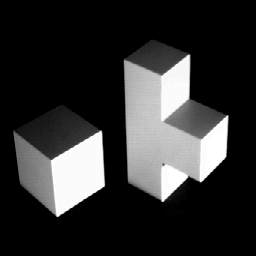
#> input picture Uebungsblatt_05/code/given/Polyeder_256x256.png, 256 x 256 px
$ python sheet05.py
#> lines starting #> are read from the running program, lines starting #| are printed output that depends on the picture; after the words box and inside, x2 and y2 are one past the last pixel; in counts of white or black regions, pixels touching at a corner belong together
import argparse

import cv2
import numpy as np
from os.path import *


def binarization(gray_u8, thresholds):
    if gray_u8 is None:
        return None
    img = gray_u8.astype(np.uint8)
    if isinstance(thresholds, (int, np.integer, np.uint8)):
        thr = int(thresholds)
        out = np.zeros_like(img, dtype=np.uint8)
        out[img > thr] = 255
        return out
    if thresholds is None:
        return img.copy()
    thr_list = list(np.asarray(thresholds).astype(int).ravel())
    thr_list = [min(255, max(0, t)) for t in thr_list]
    bins = np.array(sorted(thr_list)) if len(thr_list) > 0 else np.array([], dtype=int)
    labels = np.digitize(img, bins, right=False).astype(np.uint8)
    return labels


def exercise1(image_folder=".", input: str = None):
#> called with image_folder = 'Uebungsblatt_05/code/given', input = 'Polyeder_256x256.png'
    try:
        image = cv2.imread(join(image_folder, input), cv2.IMREAD_GRAYSCALE)
#> image is the input picture: shape (256, 256); min 0, max 255, mean 47.7

    except FileNotFoundError:
        print("Fehler beim Laden des Bildes. Bitte Pfad und Dateinamen prüfen.")
        return
    if image is None:
        print("Fehler beim Laden des Bildes. Bitte Pfad und Dateinamen prüfen.")
        return
    cv2.namedWindow("Interaktive Binarisierung", cv2.WINDOW_NORMAL)
    cv2.createTrackbar("n_thresholds", "Interaktive Binarisierung", 1, 9, lambda x: None)
    for i in range(1, 10):
        cv2.createTrackbar(f"T{i}", "Interaktive Binarisierung", i * 25 if i < 10 else 0, 255, lambda x: None)
    cv2.createTrackbar("auto_sort", "Interaktive Binarisierung", 1, 1, lambda x: None)
    palette = np.array([
        [0, 0, 0],
        [255, 255, 255],
        [255, 0, 0],
        [0, 255, 0],
        [0, 0, 255],
        [255, 255, 0],
        [255, 0, 255],
        [0, 255, 255],
        [128, 128, 128],
        [255, 128, 0],
    ], dtype=np.uint8)
    while True:
        n = cv2.getTrackbarPos("n_thresholds", "Interaktive Binarisierung")
        n = max(0, min(9, n))
        thrs = []
        for i in range(1, n + 1):
            thrs.append(cv2.getTrackbarPos(f"T{i}", "Interaktive Binarisierung"))
        if cv2.getTrackbarPos("auto_sort", "Interaktive Binarisierung") == 1 and len(thrs) > 0:
            thrs = sorted(thrs)
        if n <= 1 and len(thrs) >= 1:
            labels_or_binary = binarization(image, thresholds=int(thrs[0]))
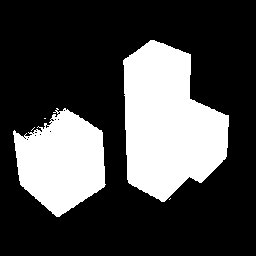
#> labels_or_binary: shape (256, 256); 28.5% white; 5 white regions (3 under 20 px), largest, box (x1, y1, x2, y2) and area: (123, 40, 229, 202) 11798, (13, 108, 106, 217) 6840
            if labels_or_binary is None:
                break
            vis = cv2.cvtColor(labels_or_binary, cv2.COLOR_GRAY2BGR)
        else:
            labels = binarization(image, thresholds=thrs if len(thrs) > 0 else [])
            if labels is None:
                break
            k = int(labels.max()) if labels.size > 0 else 0
            k = min(k, 9)
            colors = palette[: k + 1]
            vis = colors[labels]
        cv2.imshow("Interaktive Binarisierung", vis)
        key = cv2.waitKey(30) & 0xFF
#> (key q is pressed here)
        if key in (27, ord('q')):
            break
        if key in (ord('s'),):
            cv2.imwrite("Ex. 1) Interaktive Binarisierung.png", vis)
    cv2.destroyAllWindows()


def connected_component_labeling(source: np.ndarray, neighborhood: int = 8):
    if source is None:
        return None
    img = source
    if img.ndim == 3:
        img = cv2.cvtColor(img, cv2.COLOR_BGR2GRAY)
    h, w = img.shape
    labels = np.zeros((h, w), dtype=np.int32)
    parent = [0]
    def uf_find(x):
        while parent[x] != x:
            parent[x] = parent[parent[x]]
            x = parent[x]
        return x
    def uf_union(a, b):
        ra, rb = uf_find(a), uf_find(b)
        if ra != rb:
            if ra < rb:
                parent[rb] = ra
            else:
                parent[ra] = rb
    next_label = 1
    if neighborhood == 8:
        neigh = [(-1, -1), (-1, 0), (-1, 1), (0, -1)]
    else:
        neigh = [(-1, 0), (0, -1)]
    for y in range(h):
        for x in range(w):
            if img[y, x] == 0:
                neighbor_labels = []
                for dy, dx in neigh:
                    yy, xx = y + dy, x + dx
                    if 0 <= yy < h and 0 <= xx < w:
                        lab = labels[yy, xx]
                        if lab != 0:
                            neighbor_labels.append(lab)
                if neighbor_labels:
                    m = int(min(neighbor_labels))
                    labels[y, x] = m
                    for lab in neighbor_labels:
                        while len(parent) <= max(m, lab):
                            parent.append(len(parent))
                        if parent[m] == 0:
                            parent[m] = m
                        if parent[lab] == 0:
                            parent[lab] = lab
                        uf_union(m, lab)
                else:
                    labels[y, x] = next_label
                    while len(parent) <= next_label:
                        parent.append(len(parent))
                    parent[next_label] = next_label
                    next_label += 1
    flat = {}
    cur = 1
    for y in range(h):
        for x in range(w):
            lab = labels[y, x]
            if lab != 0:
                root = uf_find(lab)
                if root not in flat:
                    flat[root] = cur
                    cur += 1
                labels[y, x] = flat[root]
    num_labels = cur - 1
    if num_labels <= 0:
        color = np.full((h, w, 3), 255, dtype=np.uint8)
        return color
    hsv = np.zeros((num_labels + 1, 1, 3), dtype=np.uint8)
    for k in range(1, num_labels + 1):
        hsv[k, 0, 0] = np.uint8((k * 179) // max(1, num_labels))
        hsv[k, 0, 1] = 255
        hsv[k, 0, 2] = 200
    rgb = cv2.cvtColor(hsv, cv2.COLOR_HSV2BGR)
    out = np.full((h, w, 3), 255, dtype=np.uint8)
    mask_fg = labels > 0
    out[mask_fg] = rgb[labels[mask_fg], 0]
    return out


def exercise3(image_folder=".", threshold: np.uint8=120):
#> called with image_folder = 'Uebungsblatt_05/code/given', threshold = 120
    try:
        image = cv2.imread(join(image_folder, "Testbild_Werkzeuge_768x576.png"), cv2.IMREAD_GRAYSCALE)
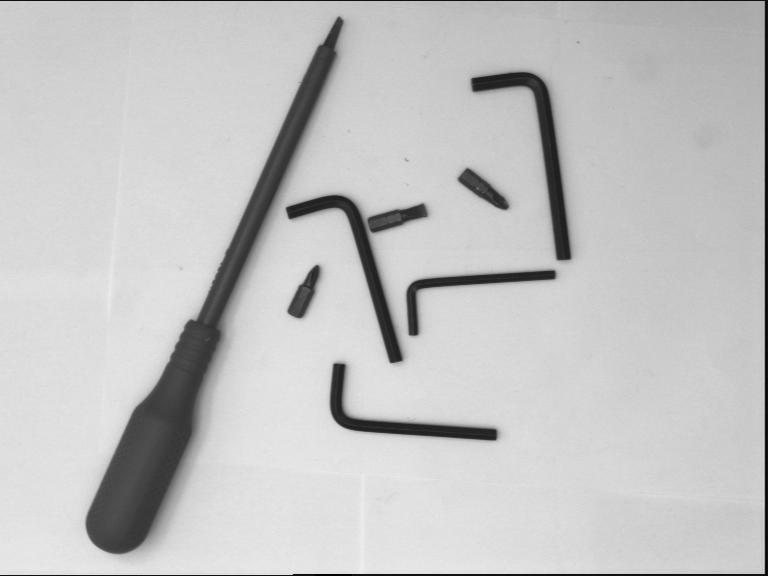
#> input picture Uebungsblatt_05/code/given/Testbild_Werkzeuge_768x576.png, 768 x 576 px
#> image is the input picture: shape (576, 768); min 1, max 239, mean 194.7
    except FileNotFoundError:
        print("Fehler beim Laden des Bildes. Bitte Pfad und Dateinamen prüfen.")
        return

    binarized_image = binarization(image, thresholds=threshold)
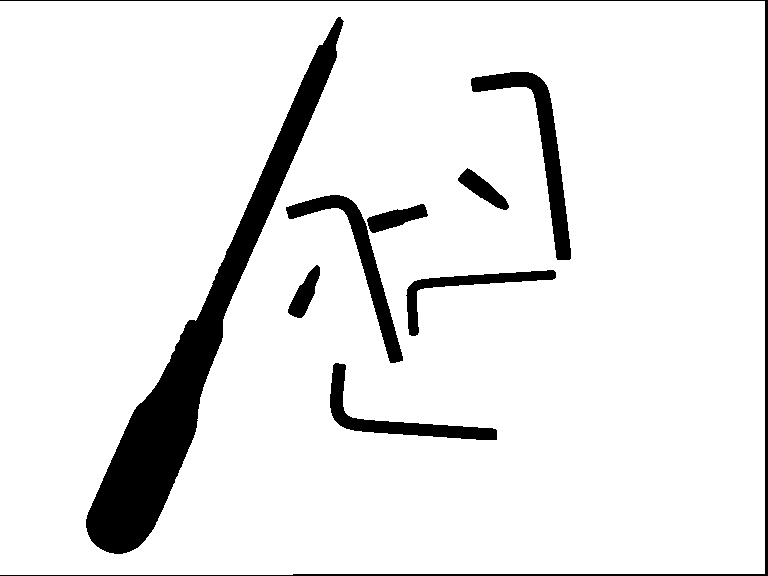
#> binarized_image: shape (576, 768); 91.3% white; 9 black regions, largest, box (x1, y1, x2, y2) and area: (86, 17, 344, 554) 21061, (471, 72, 571, 260) 3739, (0, 0, 768, 576) 3730
    labeled_image = connected_component_labeling(binarized_image)
#> after the loop in connected_component_labeling, `for y in range(h):`:
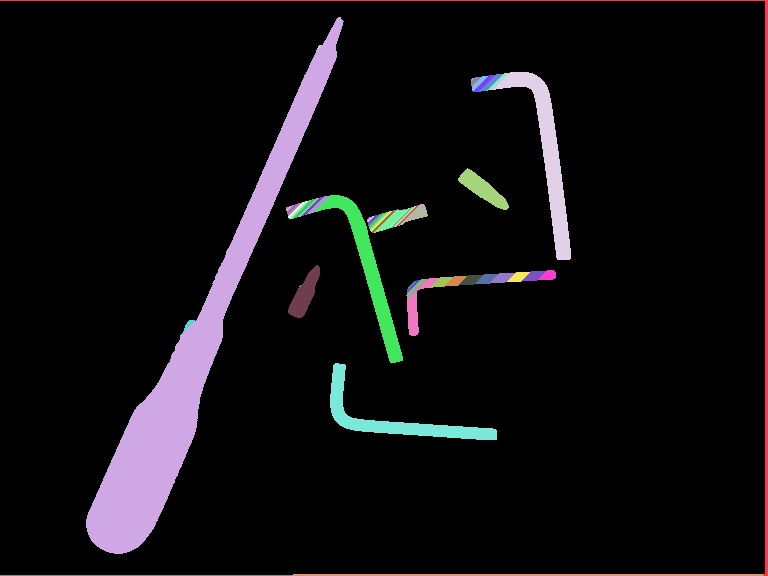
#> labels: shape (576, 768) int32; 59 distinct labels, from 0 to 58; one colour per label, 0 black
#> after the loop in connected_component_labeling, `for y in range(h):`:
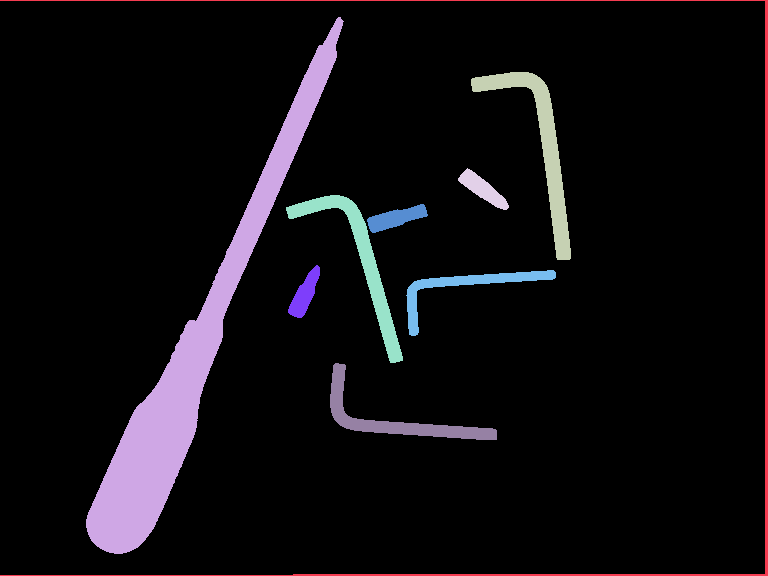
#> labels: shape (576, 768) int32; 10 distinct labels, from 0 to 9; one colour per label, 0 black
#> in connected_component_labeling, `out[mask_fg] = rgb[labels[mask_fg], 0]`:
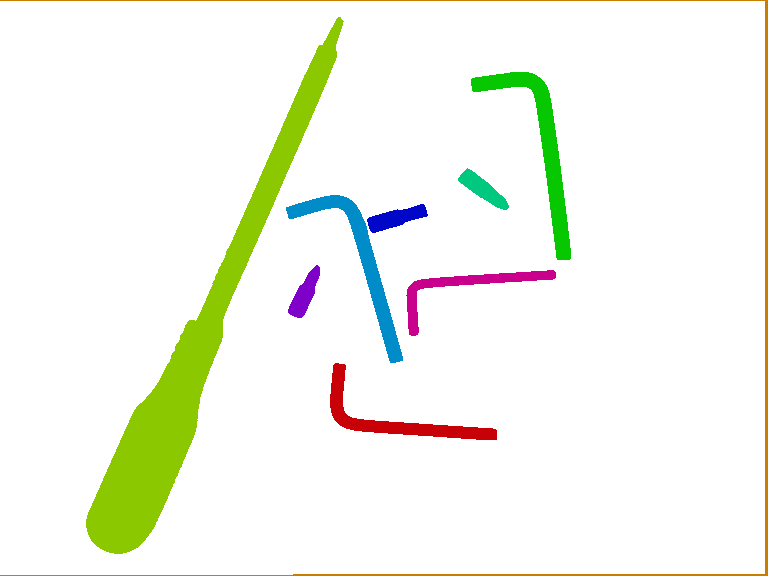
#> out: shape (576, 768, 3); mean B, G, R 235.8, 246.4, 243.4

    cv2.imshow("Ex. 3) Region Labeling", labeled_image)
    cv2.waitKey(0)
    saved_1 = cv2.imwrite("Ex. 3) Region Labeling.png", labeled_image)
    print("Gespeichert:", saved_1)
#| Gespeichert: True
    cv2.destroyAllWindows()


def parse_args():
    parser = argparse.ArgumentParser(description="Interaktive Binarisierung")
    parser.add_argument("--input", type=str, default="Polyeder_256x256.png")
    parser.add_argument("--threshold", type=np.uint8, default=120, help="Threshold für Aufgabe 3")
    return parser.parse_args()


if __name__ == "__main__":
    args = parse_args()

    image_folder = dirname(__file__)

    # ------------------
    # --- EXERCISE 1 ---
    # ------------------

    exercise1(image_folder=image_folder, input=args.input)


    # ------------------
    # --- EXERCISE 3 ---
    # ------------------

    exercise3(image_folder=image_folder, threshold=args.threshold)
